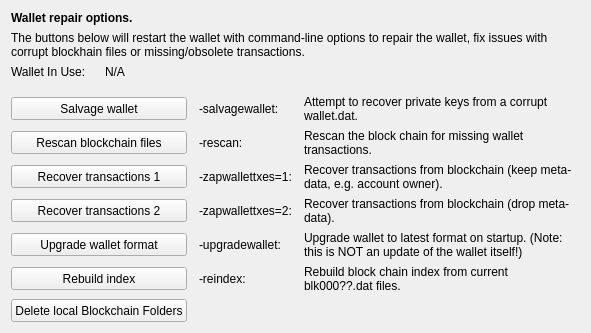
     <widget class="QWidget" name="tab_repair">
      <attribute name="title">
       <string>&amp;Wallet Repair</string>
      </attribute>
      <layout class="QGridLayout" name="gridLayout_4" columnstretch="0,0,0,0">
       <property name="horizontalSpacing">
        <number>12</number>
       </property>
       <item row="10" column="0" colspan="2">
        <widget class="QPushButton" name="btn_resync">
         <property name="minimumSize">
          <size>
           <width>100</width>
           <height>23</height>
          </size>
         </property>
         <property name="text">
          <string>Delete local Blockchain Folders</string>
         </property>
        </widget>
       </item>
       <item row="0" column="0" colspan="4">
        <widget class="QLabel" name="label_repair_header">
         <property name="font">
          <font>
           <weight>75</weight>
           <bold>true</bold>
          </font>
         </property>
         <property name="text">
          <string>Wallet repair options.</string>
         </property>
        </widget>
       </item>
       <item row="1" column="0" colspan="4">
        <widget class="QLabel" name="label_repair_helptext">
         <property name="font">
          <font>
           <weight>50</weight>
           <bold>false</bold>
          </font>
         </property>
         <property name="text">
          <string>The buttons below will restart the wallet with command-line options to repair the wallet, fix issues with corrupt blockhain files or missing/obsolete transactions.</string>
         </property>
         <property name="wordWrap">
          <bool>true</bool>
         </property>
        </widget>
       </item>
       <item row="2" column="0">
        <widget class="QLabel" name="wallet_path_label">
         <property name="text">
          <string>Wallet In Use:</string>
         </property>
        </widget>
       </item>
       <item row="2" column="1" colspan="3">
        <widget class="QLabel" name="wallet_path">
         <property name="cursor">
          <cursorShape>IBeamCursor</cursorShape>
         </property>
         <property name="text">
          <string>N/A</string>
         </property>
         <property name="textFormat">
          <enum>Qt::PlainText</enum>
         </property>
         <property name="textInteractionFlags">
          <set>Qt::LinksAccessibleByMouse|Qt::TextSelectableByKeyboard|Qt::TextSelectableByMouse</set>
         </property>
        </widget>
       </item>
       <item row="3" column="0">
        <spacer name="verticalSpacer_repair1">
         <property name="orientation">
          <enum>Qt::Vertical</enum>
         </property>
         <property name="sizeHint" stdset="0">
          <size>
           <width>10</width>
           <height>10</height>
          </size>
         </property>
        </spacer>
       </item>
       <item row="4" column="0" colspan="2">
        <widget class="QPushButton" name="btn_salvagewallet">
         <property name="minimumSize">
          <size>
           <width>100</width>
           <height>23</height>
          </size>
         </property>
         <property name="text">
          <string>Salvage wallet</string>
         </property>
        </widget>
       </item>
       <item row="4" column="2">
        <widget class="QLabel" name="label_repair_salvage_command">
         <property name="text">
          <string notr="true">-salvagewallet:</string>
         </property>
        </widget>
       </item>
       <item row="4" column="3">
        <widget class="QLabel" name="label_repair_salvage">
         <property name="text">
          <string>Attempt to recover private keys from a corrupt wallet.dat.</string>
         </property>
         <property name="wordWrap">
          <bool>true</bool>
         </property>
        </widget>
       </item>
       <item row="5" column="0" colspan="2">
        <widget class="QPushButton" name="btn_rescan">
         <property name="minimumSize">
          <size>
           <width>100</width>
           <height>23</height>
          </size>
         </property>
         <property name="text">
          <string>Rescan blockchain files</string>
         </property>
        </widget>
       </item>
       <item row="5" column="2">
        <widget class="QLabel" name="label_repair_rescan_command">
         <property name="text">
          <string notr="true">-rescan:</string>
         </property>
        </widget>
       </item>
       <item row="5" column="3">
        <widget class="QLabel" name="label_repair_rescan">
         <property name="text">
          <string>Rescan the block chain for missing wallet transactions.</string>
         </property>
         <property name="wordWrap">
          <bool>true</bool>
         </property>
        </widget>
       </item>
       <item row="6" column="0" colspan="2">
        <widget class="QPushButton" name="btn_zapwallettxes1">
         <property name="minimumSize">
          <size>
           <width>100</width>
           <height>23</height>
          </size>
         </property>
         <property name="text">
          <string>Recover transactions 1</string>
         </property>
        </widget>
       </item>
       <item row="6" column="2">
        <widget class="QLabel" name="label_repair_zap1_command">
         <property name="text">
          <string notr="true">-zapwallettxes=1:</string>
         </property>
        </widget>
       </item>
       <item row="6" column="3">
        <widget class="QLabel" name="label_repair_zap1">
         <property name="text">
          <string>Recover transactions from blockchain (keep meta-data, e.g. account owner).</string>
         </property>
         <property name="wordWrap">
          <bool>true</bool>
         </property>
        </widget>
       </item>
       <item row="7" column="0" colspan="2">
        <widget class="QPushButton" name="btn_zapwallettxes2">
         <property name="minimumSize">
          <size>
           <width>100</width>
           <height>23</height>
          </size>
         </property>
         <property name="text">
          <string>Recover transactions 2</string>
         </property>
        </widget>
       </item>
       <item row="7" column="2">
        <widget class="QLabel" name="label_repair_zap2_command">
         <property name="text">
          <string notr="true">-zapwallettxes=2:</string>
         </property>
        </widget>
       </item>
       <item row="7" column="3">
        <widget class="QLabel" name="label_repair_zap2">
         <property name="text">
          <string>Recover transactions from blockchain (drop meta-data).</string>
         </property>
         <property name="wordWrap">
          <bool>true</bool>
         </property>
        </widget>
       </item>
       <item row="8" column="0" colspan="2">
        <widget class="QPushButton" name="btn_upgradewallet">
         <property name="minimumSize">
          <size>
           <width>100</width>
           <height>23</height>
          </size>
         </property>
         <property name="text">
          <string>Upgrade wallet format</string>
         </property>
        </widget>
       </item>
       <item row="8" column="2">
        <widget class="QLabel" name="label_repair_upgrade_command">
         <property name="text">
          <string notr="true">-upgradewallet:</string>
         </property>
        </widget>
       </item>
       <item row="8" column="3">
        <widget class="QLabel" name="label_repair_upgrade">
         <property name="text">
          <string>Upgrade wallet to latest format on startup. (Note: this is NOT an update of the wallet itself!)</string>
         </property>
         <property name="wordWrap">
          <bool>true</bool>
         </property>
        </widget>
       </item>
       <item row="9" column="0" colspan="2">
        <widget class="QPushButton" name="btn_reindex">
         <property name="minimumSize">
          <size>
           <width>100</width>
           <height>23</height>
          </size>
         </property>
         <property name="text">
          <string>Rebuild index</string>
         </property>
        </widget>
       </item>
       <item row="9" column="2">
        <widget class="QLabel" name="label_repair_reindex_command">
         <property name="text">
          <string notr="true">-reindex:</string>
         </property>
        </widget>
       </item>
       <item row="9" column="3">
        <widget class="QLabel" name="label_repair_reindex">
         <property name="text">
          <string>Rebuild block chain index from current blk000??.dat files.</string>
         </property>
         <property name="wordWrap">
          <bool>true</bool>
         </property>
        </widget>
       </item>
       <item row="10" column="0">
        <spacer name="verticalSpacer_repair2">
         <property name="orientation">
          <enum>Qt::Vertical</enum>
         </property>
         <property name="sizeHint" stdset="0">
          <size>
           <width>20</width>
           <height>10</height>
          </size>
         </property>
        </spacer>
       </item>
      </layout>
     </widget>
